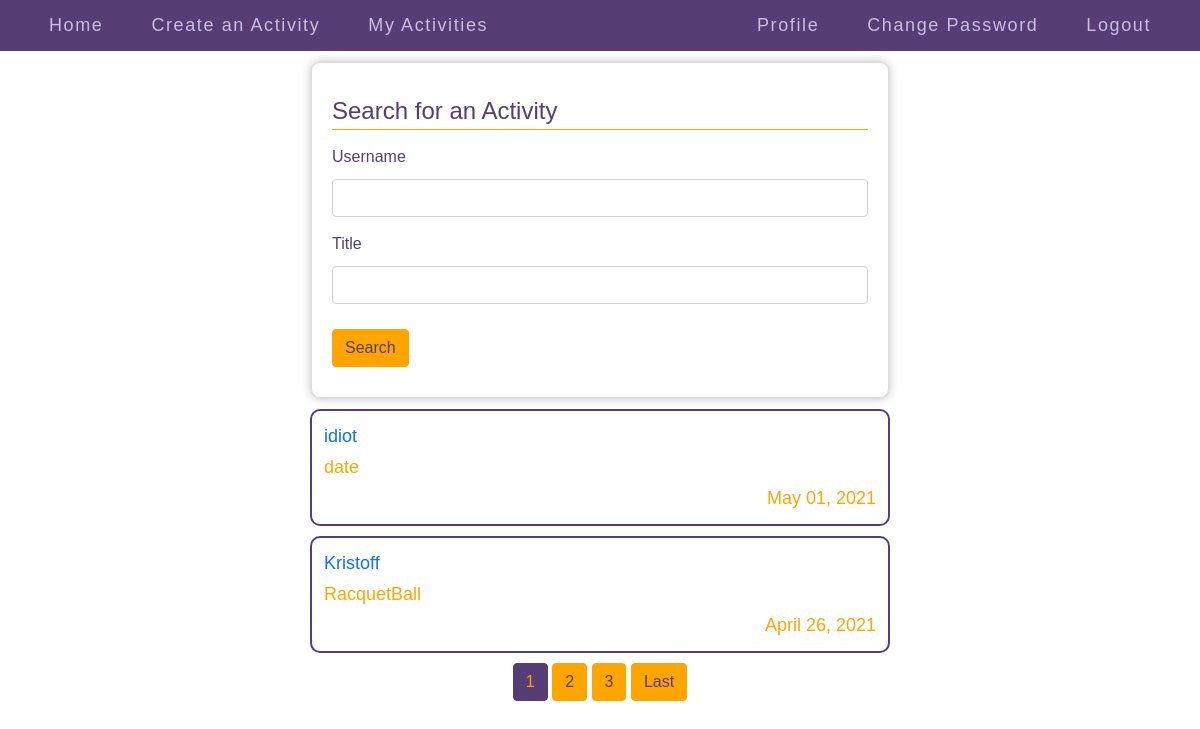
/index/ (signed in), run on the app's committed database.
### meet/models.py (models this page shows, shortened)
class Activity(models.Model):
    user = models.ForeignKey(User, on_delete=models.CASCADE, related_name="activities")
    title = models.CharField(max_length=128)
    description = models.TextField()
    time = models.DateTimeField(default=timezone.now)

### meet/views.py (the view)
# urls.py: path("index/", views.index, name="index"),
@login_required(login_url='/')
def index(request):
    if request.method == "POST":
        form = SearchActivity(request.POST)
        if form.is_valid():
            if form.cleaned_data["username"] == "" and form.cleaned_data["title"] == "":
                messages.error(request, 'Please provide at least one field input for search')
                return redirect("index")
            name = form.cleaned_data["username"]
            title = form.cleaned_data["title"]
            if name == "":
                name="empty_user"
            if title == "":
                title = "empty_title"
            return redirect("search_activities", name=name, title=title)
            return redirect("search_activities", name=form.cleaned_data["username"], title=form.cleaned_data["title"])
            return HttpResponse("Valid Searching...")
        return HttpResponse("Searching...")
    else:
        activities = Activity.objects.all().order_by('-time')
        activities_list = []
        deleted = Deleted.objects.all()
        for a in activities:
            obj = Deleted.objects.filter(activity=a).first()
            if obj is None:
                activities_list.append(a)
        paginator = Paginator(activities_list, 2)
        page_num = request.GET.get('page')
        page_obj = paginator.get_page(page_num)
        form = SearchActivity()
        return render(request, "meet/index.html", {
        "activities": page_obj, "form": form
        })

### meet/views.py
class SearchActivity(forms.Form):
    username = forms.CharField(label="Username", max_length=128, required=False)
    title = forms.CharField(label="Title", max_length=128, required=False)

### meet/templates/meet/index.html (shortened to what this page needs)
{% extends "meet/layout.html" %}
{% load crispy_forms_tags %}
{% load static %}
{% block body %}
  <div class="index_page">
    <div class="search_a_specific_activity">
      <form class="" method="post">
        <fieldset>
          <legend>Search for an Activity</legend>
          {{ form|crispy }}
        </fieldset>
        <button type="submit" class="btn btn-outline common_button">Search</button>
      </form>
    </div>
    {% for activity in activities %}
      <div class="indexpage_activity" data-id={{ activity.id }}>
        <div class="user_links">
          <a href="{% url 'user_profile' activity.user.username %}">{{ activity.user.username }}</a>
        </div>
        <div>
          {{ activity.title }}
        </div>
        <div class="indexpage_posted_on">
          {{ activity.time|date:"F d, Y" }}
        </div>
      </div>
    {% endfor %}
    <div class="pagination_links">
      {% for num in activities.paginator.page_range %}
        {% if activities.number == num %}
          <a id="current_pagination_link" class="btn btn-info" href="?page={{ num }}">{{ num }}</a>
        {% elif num > activities.number|add:'-3' and num < activities.number|add:'3' %}
          <a class="btn btn-outline-info" href="?page={{ num }}">{{ num }}</a>
        {% endif %}
      {% endfor %}
      {% if activities.has_next %}
      <a class="btn btn-outline-info" href="?page={{ activities.paginator.num_pages }}">Last</a>
      {% endif %}
    </div>
  </div>
{% endblock %}

### meet/static/meet/styles.css (style rules this page uses)
* { font-family: Arial, sans-serif; }
html, body { padding: 0; margin: 0; }
.form_register, .form_update, .password_forms, .activity_form, .index_page { width: 75%; min-width: 300px; max-width: 600px; }
.index_page { margin: auto; }
.index_page > * { margin: 10px; }
.indexpage_activity > * { margin: 2px; }
.indexpage_activity { border: 2px solid #563d76; color: orange; display: flex; flex-direction: column; padding: 10px; border-radius: 10px; font-size: 18px; position: relative; }
.indexpage_activity .indexpage_posted_on { align-self: flex-end; }
.form_update button, .password_reset_complete a, .pagination_links a, .common_button { color: orange; border-color: #563d76; background: #563d76; color: #563d76; border-color: orange; background: orange; }
.form_update button[type="submit"]:hover, .form_update button[type="button"]:hover, .password_reset_complete a:hover, .pagination_links a:hover, #current_pagination_link, .common_button:hover { color: #563d76; border-color: orange; background: orange; color: orange; border-color: #563d76; background: #563d76; }
fieldset div, form > * { margin: 10px 0px; }
fieldset input, legend { margin-bottom: 15px; }
form { padding: 20px; border: 2px solid #ddd; border-radius: 10px; box-shadow: 0 0 10px #ccc; }
.pagination_links { text-align: center; }
.search_a_specific_activity input { color: orange; }
.search_a_specific_activity * { color: #563d76; }
.search_a_specific_activity legend { border-bottom: 1px solid orange; }
.search_a_specific_activity button { margin-top: 0; }
.user_links a, .activity_users_fc a, .activity_users a { text-decoration: none; }
.indexpage_activity a { text-decoration: none; }

### data on the page
Activity: user.username "idiot", title "date", time "May 01, 2021"
Activity: user.username "Kristoff", title "RacquetBall", time "April 26, 2021"

### other printed values
{{ num }} "1"
{{ num }} "2" "3"
